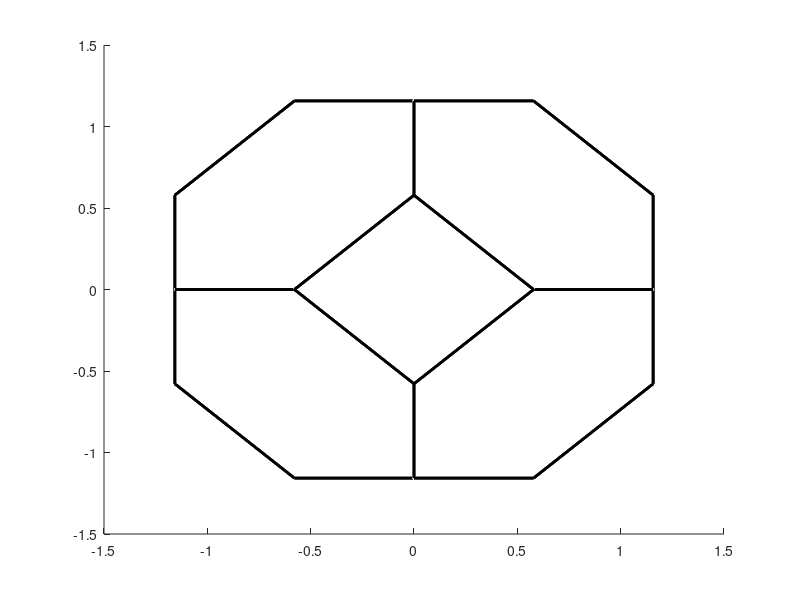

Reproduce this figure in MATLAB.
function plot_fccBZ_3D(a_fcc, origin)
% fccBZ_3D(a_fcc, origin);
%   This is a function that plots the Brilluoin zone of an FCC
%   lattice, with a lattice constant a, origin location at [x0, y0, z0].
%
%   IN:
%   -  a_fcc:     	scalar of the lattice constant of the FCC lattice [nm].
%   -  origin:      1x3 row vector of the origin location of the BZ [x,y,z]
%
%   OUT: (figure)

%% Setting the default parameters
if nargin < 1; a_fcc = 5.43; origin = [0 0 0]; end
if nargin < 2; origin = [0 0 0]; end
if isempty(a_fcc); a_fcc = 5.43;  end
if isempty(origin); origin = [0 0 0];  end

%% Defining the functions constants
% Defining the brilluoin zone plot constants
lineCol = [0 0 0];
lineStyle = '-';
lineWidth = 2;
% Defining the variable constants
a_reci = 2*pi / a_fcc;

%% 1.0 - Defining the polygons of the truncated octahedron
%-Defining the hexagons in terms of a
hex = [
    [1, 0.5, 0, 0, 0.5, 1, 1];
    [0.5, 1, 1, 0.5, 0, 0, 0.5];
    [0, 0, 0.5, 1, 1, 0.5, 0]
    ]*a_reci;
%-Defining the squares in terms of a
squ = [
    [1, 1, 1, 1, 1];
    [0.5, 0, -0.5, 0, 0.5];
    [0, 0.5, 0, -0.5, 0]
    ]*a_reci;

%% 1.1 - Symmetry relationships of all the polygons
%-Extracting all of the permutations of the hexagons
h1 = [hex(1,:)+origin(1); hex(2,:)+origin(2); hex(3,:)+origin(3)];
h2 = [hex(1,:)+origin(1); -1*hex(2,:)+origin(2); hex(3,:)+origin(3)];
h3 = [-1*hex(1,:)+origin(1); hex(2,:)+origin(2); hex(3,:)+origin(3)];
h4 = [-1*hex(1,:)+origin(1); -1*hex(2,:)+origin(2); hex(3,:)+origin(3)];
h5 = [hex(1,:)+origin(1); hex(2,:)+origin(2); -1*hex(3,:)+origin(3)];
h6 = [hex(1,:)+origin(1); -1*hex(2,:)+origin(2); -1*hex(3,:)+origin(3)];
h7 = [-1*hex(1,:)+origin(1); hex(2,:)+origin(2); -1*hex(3,:)+origin(3)];
h8 = [-1*hex(1,:)+origin(1); -1*hex(2,:)+origin(2); -1*hex(3,:)+origin(3)];
%-Extracting all of the permutations of the squares
s1 = [squ(1,:)+origin(1); squ(2,:)+origin(2); squ(3,:)+origin(3)];
s2 = [-1*squ(1,:)+origin(1); squ(2,:)+origin(2); squ(3,:)+origin(3)];
s3 = [squ(2,:)+origin(1); squ(1,:)+origin(2); -1*squ(3,:)+origin(3)];
s4 = [squ(2,:)+origin(1); -1*squ(1,:)+origin(2); squ(3,:)+origin(3)];
s5 = [squ(2,:)+origin(1); squ(3,:)+origin(2); squ(1,:)+origin(3)];
s6 = [squ(2,:)+origin(1); squ(3,:)+origin(2); -1*squ(1,:)+origin(3)];
%-Extracting the faces as a convex hull
x = [h1(1,:), h2(1,:), h3(1,:), h4(1,:), h5(1,:), h6(1,:), h7(1,:), h8(1,:)];
y = [h1(2,:), h2(2,:), h3(2,:), h4(2,:), h5(2,:), h6(2,:), h7(2,:), h8(2,:)];
z = [h1(3,:), h2(3,:), h3(3,:), h4(3,:), h5(3,:), h6(3,:), h7(3,:), h8(3,:)];

%% 2.0 - Plotting the truncated octahedron Brilluoin zone
hold on;
%--Plotting the hexagons
plot3(h1(1,:), h1(2,:), h1(3,:), 'linewidth', lineWidth,...
    'linestyle', lineStyle, 'color', lineCol);
plot3(h2(1,:), h2(2,:), h2(3,:), 'linewidth', lineWidth,...
    'linestyle', lineStyle, 'color', lineCol);
plot3(h3(1,:), h3(2,:), h3(3,:), 'linewidth', lineWidth,...
    'linestyle', lineStyle, 'color', lineCol);
plot3(h4(1,:), h4(2,:), h4(3,:), 'linewidth', lineWidth,...
    'linestyle', lineStyle, 'color', lineCol);
plot3(h5(1,:), h5(2,:), h5(3,:), 'linewidth', lineWidth,...
    'linestyle', lineStyle, 'color', lineCol);
plot3(h6(1,:), h6(2,:), h6(3,:), 'linewidth', lineWidth,...
    'linestyle', lineStyle, 'color', lineCol);
plot3(h7(1,:), h7(2,:), h7(3,:), 'linewidth', lineWidth,...
    'linestyle', lineStyle, 'color', lineCol);
plot3(h8(1,:), h8(2,:), h8(3,:), 'linewidth', lineWidth,...
    'linestyle', lineStyle, 'color', lineCol);
%--Plotting the squares
plot3(s1(1,:), s1(2,:), s1(3,:), 'linewidth', lineWidth,...
    'linestyle', lineStyle, 'color', lineCol);
plot3(s2(1,:), s2(2,:), s2(3,:), 'linewidth', lineWidth,...
    'linestyle', lineStyle, 'color', lineCol);
plot3(s3(1,:), s3(2,:), s3(3,:), 'linewidth', lineWidth,...
    'linestyle', lineStyle, 'color', lineCol);
plot3(s4(1,:), s4(2,:), s4(3,:), 'linewidth', lineWidth,...
    'linestyle', lineStyle, 'color', lineCol);
plot3(s5(1,:), s5(2,:), s5(3,:), 'linewidth', lineWidth,...
    'linestyle', lineStyle, 'color', lineCol);
plot3(s6(1,:), s6(2,:), s6(3,:), 'linewidth', lineWidth,...
    'linestyle', lineStyle, 'color', lineCol);
end